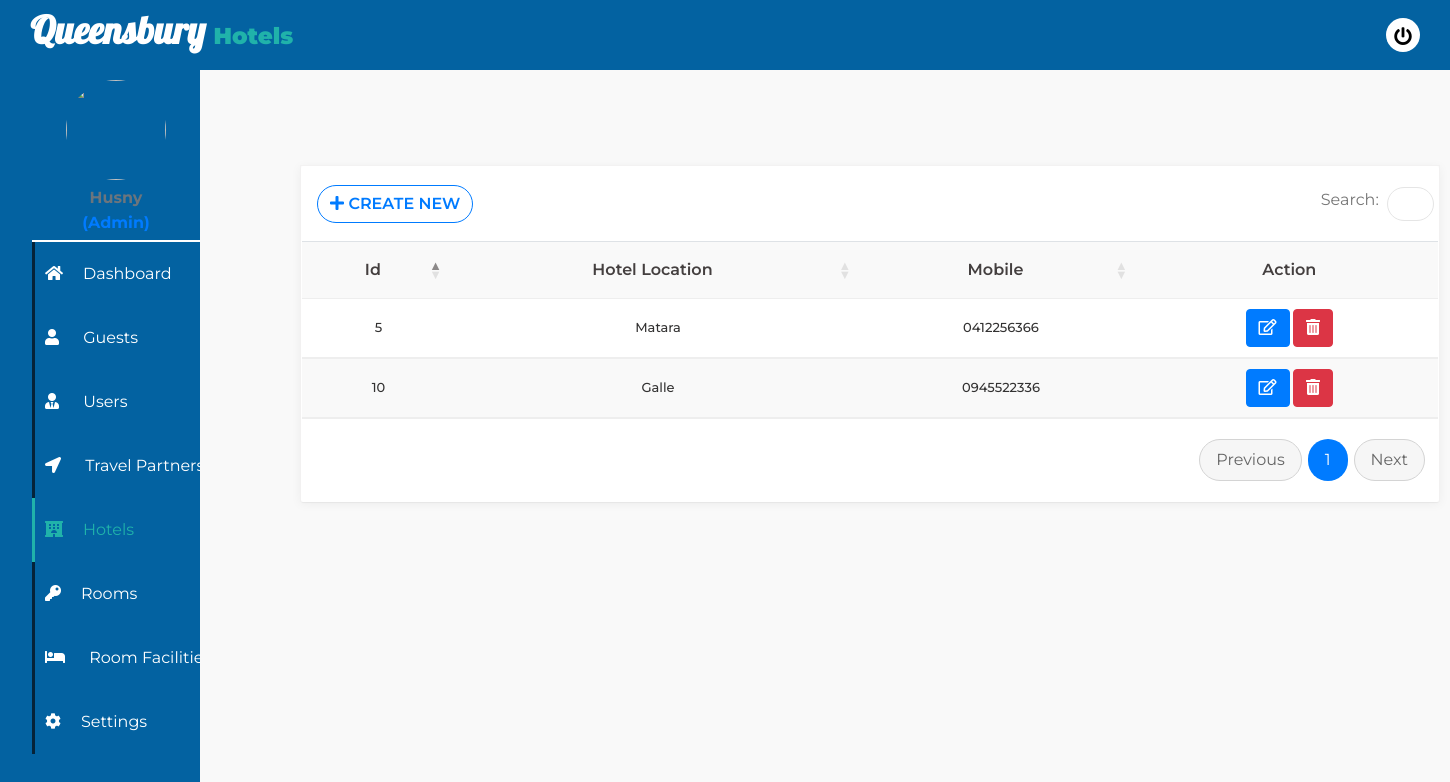
The page /Admin/viewhotels.php (signed in) on the database its author committed.
### tables this page shows
CREATE TABLE `user` (
  `id` int(11) NOT NULL,
  `fname` varchar(150) NOT NULL,
  `lname` varchar(150) NOT NULL,
  `mobile` varchar(20) NOT NULL,
  `email` varchar(100) NOT NULL,
  `username` varchar(30) NOT NULL,
  `password` varchar(30) NOT NULL,
  `role` char(10) NOT NULL,
  `profile` varchar(255) NOT NULL
);

CREATE TABLE `hotel` (
  `hotelcode` int(11) NOT NULL,
  `location` varchar(150) NOT NULL,
  `phone_no` varchar(20) NOT NULL
);

### Admin/Viewhotels.php (the view, shortened to what this page needs)
<?php
include('./header.php');
include('./links.php');
include('./connection.php');
?>
<!DOCTYPE html>
<html lang="en">
<head>
</head>
<body>
    <div class="container body">
        <div class="row">
            <div class="col-md-12 main-datatable">
                <div class="card_body">
                    <div class="row d-flex">
                        <div class="col-sm-4 createSegment">
                            <a class="btn dim_button create_new" href="addhotels.php"> <i class="fa fa-plus" aria-hidden="true"></i> Create New</a>
                        </div>
                        <div class="col-sm-8 add_flex">
                            <div class="form-group searchInput">
                                <label for="search">Search:</label>
                                <input type="search" name="search" class="form-control" id="filterbox" placeholder=" ">
                            </div>
                        </div>
                    </div>
                    <div class="overflow-x">
                        <table style="width:100%;" id="filtertable" class="table cust-datatable dataTable no-footer">
                            <thead>
                                <tr>
                                    <th scope="col">Id</th>
                                    <th scope="col">Hotel Location</th>
                                    <th scope="col">Mobile</th>
                                    <th scope="col">Action</th>
                                </tr>
                            </thead>
                            <tbody>
                            <?php
                                $query = "SELECT * FROM hotel ";
                                $res = mysqli_query($connect, $query);
                                while ($row = mysqli_fetch_assoc($res)) {
                                    $hotelcode = $row['hotelcode'];
                                    $location = $row['location'];
                                    $phone_no = $row['phone_no'];
                                ?>
                                    <tr>
                                        <td><?php echo $hotelcode ?></td>
                                        <td><?php echo $location ?></td>
                                        <td><?php echo $phone_no ?></td>
                                        <td>
                                            <a href="updatehotels.php?upid=<?php echo $hotelcode; ?>" class="btn btn-primary"><i class="far fa-edit"></i>
                                            </a>
                                                <a href="Viewhotels.php?del=<?php echo $hotelcode; ?>" onclick="return confirm('Are you sure to delete?')"
                                                class="btn btn-danger"><i class="fas fa-trash-alt"></i>
                                                </a>
                                        </td>
                                    </tr>
                                    <?php } ?>
                            </tbody>
                        </table>
                    </div>
                </div>
            </div>
        </div>
    </div>
</body>
</html>

### Admin/header.php (shortened to what this page needs)
<!DOCTYPE html>
<html lang="en">
<head>
    <link rel="stylesheet" href="./assets/css/style.css">
    <link rel="stylesheet" href="./assets/fontawesome/css/all.css">
    <link rel="stylesheet" href="./assets/bootstrap/dist/css/bootstrap.min.css">
</head>
<?php
include('./connection.php');
?>
<?php
$url_array =  explode('/', $_SERVER['REQUEST_URI']);
$url = end($url_array);
?>
<?php
if(isset($_SESSION['aduser']) || isset($_SESSION['manuser']) || isset($_SESSION['cluser']))
{
    $set_id=$_SESSION['id'];
    $sql = "select * from user where id='$set_id'";
    $res = mysqli_query($connect, $sql);
    $row = mysqli_fetch_array($res);
    $fname = $row['fname'];
    $profile = $row['profile'];
    $role = $row['role'];
}
?>
<body>
    <div class="wrapper">
        <div class="header">
            <div class="header-menu">
                <div class="title">Queensbury <span>Hotels</span></div>
                <ul>
                    <li><a href="logout.php"><i class="fas fa-power-off"></i></a></li>
                </ul>
            </div>
        </div>
        <div class="sidebar">
            <ul class="sidebar-menu">
            <li class="text-center profile">
                    <?php if ($profile) : ?>
                        <img src="images/<?php echo $profile ?>">
                    <?php else : ?>
                        <img src="images/admin.png">
                    <?php endif ?>
                    <div class="text-muted">
                        <?php echo $fname; ?>
                    </div>
                    <div class="text-primary" style="user-select:none;">(<?php echo $role ?>)</div>
                </li>
                <?php
                if(isset($_SESSION['aduser'])){
                ?>
                <li class="item">
                    <a class="menu-btn <?php if ($url == 'dashboard.php') {
                                            echo "current";
                                        } ?>" href="dashboard.php"><i class="fas fa-home mar"></i><span>Dashboard</span></a>
                </li>
                <?php }?>
                <?php
                if(isset($_SESSION['aduser'])){
                ?>
                <li class="item">
                    <a class="menu-btn <?php if ($url == 'showcustomer.php' || $url == 'addguests.php' || isset($_GET['updateid'])) {
                                            echo "current";
                                        } ?>" href="showcustomer.php"><i class="fas fa-user mar"></i> <span>Guests</span></a>
                </li>
                <?php }?>
                <?php
                if(isset($_SESSION['aduser'])){
                ?>
                <li class="item">
                    <a class="menu-btn <?php if ($url == 'showuser.php' || $url == 'userregister.php' || isset($_GET['updateid'])) {
                                            echo "current";
                                        } ?>" href="showuser.php"><i class="fas fa-user-tie mar"></i> <span>Users</span></a>
                </li>
                <?php }?>
                <?php
                if(isset($_SESSION['aduser'])){
                ?>
                <li class="item">
                    <a class="menu-btn <?php if ($url == 'travelpartners.php' || $url == 'addtravelpartner.php' || isset($_GET['updateid'])) {
                                            echo "current";
                                        } ?>" href="travelpartners.php"> <i class="fas fa-location-arrow mar"></i> <span>Travel Partners</span></a>
                </li>
                <?php }?>
                <?php
                if(isset($_SESSION['aduser'])){
                ?>
                <li class="item">
                    <a class="menu-btn <?php if ($url == 'viewhotels.php' || isset($_GET['dbid']) || isset($_GET['upid']) || $url == 'addhotels.php') {
                                            echo "current";
                                        } ?>" href="viewhotels.php"><i class="fas fa-regular fa-hotel mar"></i><span>Hotels</span></a>
                </li>
                <?php }?>
                <?php
                if(isset($_SESSION['aduser'])){
                ?>
                <li class="item">
                    <a class="menu-btn <?php if ($url == 'viewrooms.php' || isset($_GET['dbid']) || isset($_GET['ubid']) || $url == 'addrooms.php') {
                                            echo "current";
                                        } ?>" href="viewrooms.php"><i class="fas fa-key mar"></i><span>Rooms</span></a>
                </li>
                <?php }?>
                <?php
                if(isset($_SESSION['aduser'])){
                ?>
                <li class="item">
                    <a class="menu-btn <?php if ($url == 'showroomtype.php' || $url == 'addroomtypes.php' || isset($_GET['updateid'])) {
                                            echo "current";
                                        } ?>" href="showroomtype.php"><i class="fas fa-bed mar"></i> <span>Room Facilities</span></a>
                </li>
                <?php }?>
                <li class="item" style="padding-bottom: 50px">
                    <a href="settings.php" class="menu-btn <?php if ($url == 'settings.php') {
                                                                echo "current";
                                                            } ?>"><i class="fas fa-cog  mar"></i><span>Settings</span></a>
                </li>
            </ul>
        </div>
    </div>
</body>
</html>

### Admin/assets/css/style.css (style rules this page uses)
* { margin: 0; padding: 0; list-style: none; text-decoration: none; box-sizing: border-box; font-family: "Montserrat", sans-serif; }
body { background: #eee; }
.wrapper .header { z-index: 1; background: #0362a1; position: fixed; width: calc(100% - 0%); height: 70px; display: flex; top: 0; }
.wrapper .header .header-menu { width: calc(100% - 0%); height: 100%; display: flex; justify-content: space-between; align-items: center; padding: 0 20px; }
.wrapper .header .header-menu .title { font-family: 'Lobster', cursive; color: #fff; margin-bottom: 10px; margin-left: 10px; font-size: 38px; font-weight: 900; user-select: none; }
.wrapper .header .header-menu .title span { color: lightseagreen; font-size: 23px; }
.wrapper .header .header-menu ul { margin-top: 15px; display: flex; }
.wrapper .header .header-menu ul li a { background: #fff; color: #000; display: block; margin: 0 10px; font-size: 18px; width: 34px; height: 34px; line-height: 38px; text-align: center; border-radius: 50%; transition: 0.3s; transition-property: color; }
.wrapper .sidebar { z-index: 1; background: #0362a1; position: fixed; top: 70px; width: 200px; height: calc(100% - 9%); transition: 0.3s; transition-property: width; overflow-y: auto; }
.wrapper .sidebar .sidebar-menu { overflow: hidden; }
.wrapper .sidebar .sidebar-menu .profile { border-bottom: 2px solid #fff; }
.wrapper .sidebar .sidebar-menu .profile img { margin: 10px 0; width: 100px; height: 100px; border-radius: 50%; user-select: none; }
.wrapper .sidebar .sidebar-menu .profile div { line-height: 15px; font-weight: 700; margin-bottom: 10px; }
.wrapper .sidebar .sidebar-menu .item { width: 200px; overflow: hidden; user-select: none; }
.wrapper .sidebar .sidebar-menu .item a { display: block; color: #fff; position: relative; border-left: 3px solid #052339; padding: 20px 10px; transition: 0.3s; transition-property: color; }
.wrapper .sidebar .sidebar-menu .item a.current { color: lightseagreen; border-left: 3px solid lightseagreen; }
.wrapper .sidebar .sidebar-menu .item .menu-btn .mar { margin-right: 20px; }

### Admin/assets/css/bstyle.css (style rules this page uses)
.body { margin-top: 75px; margin-left: 200px; }

### Admin/css/style.css (style rules this page uses)
body { font-family: 'Raleway', sans-serif; background: #f9f9f9; }
.main-datatable { padding: 0px; border: 1px solid #f3f2f2; border-bottom: 0; box-shadow: 0px 2px 10px rgba(0, 0, 0, .05); margin-top: 90px; margin-left: 100px; }
.d-flex { display: flex; align-items: center; justify-content: space-between; }
.card_body { background-color: white; border: 1px solid transparent; border-radius: 2px; -webkit-box-shadow: 0 1px 1px rgba(0, 0, 0, 0.05); box-shadow: 0 1px 1px rgba(0, 0, 0, 0.05); }
.main-datatable .row { margin: 0; }
.searchInput { width: 50%; display: flex; align-items: center; position: relative; justify-content: flex-end; margin: 20px 0px; padding: 0px 4px; }
.searchInput input { border: 1px solid #e5e5e5; border-radius: 50px; margin-left: 8px; height: 34px; width: 100%; padding: 0px 25px 0px 10px; transition: all .6s ease; }
.searchInput label { color: #767676; font-weight: normal; }
.dim_button { display: inline-block; color: #fff; text-decoration: none; text-transform: uppercase; text-align: center; padding-top: 6px; background: rgb(57, 85, 136); margin-right: 10px; position: relative; cursor: pointer; font-weight: 600; margin-bottom: 20px; }
.createSegment a { margin-bottom: 0px; border-radius: 50px; background: #ffffff; border: 1px solid #007bff; color: #007bff; transition: all .4s ease; }
.add_flex { display: flex; justify-content: flex-end; padding-right: 0px; }
.main-datatable .dataTable.no-footer { border-bottom: 1px solid #eee; }
.main-datatable .cust-datatable thead { background-color: #f9f9f9; }
.main-datatable .cust-datatable>thead>tr>th { border-bottom-width: 0; color: #443f3f; font-weight: 600; padding: 16px 15px; vertical-align: middle; padding-left: 18px; text-align: center; }
.main-datatable .cust-datatable>tbody td { padding: 10px 15px 10px 18px; color: #333232; font-size: 13px; font-weight: 500; word-break: break-word; border-color: #eee; text-align: center; vertical-align: middle; }
.main-datatable .cust-datatable>tbody tr { border-top: none; }
.main-datatable .table>tbody>tr:nth-child(even) { background: #f9f9f9; }

### rows shown on the page
user: fname "Husny", role "Admin"
hotel: hotelcode "5", location "Matara", phone_no "0412256366"
hotel: hotelcode "10", location "Galle", phone_no "0945522336"
